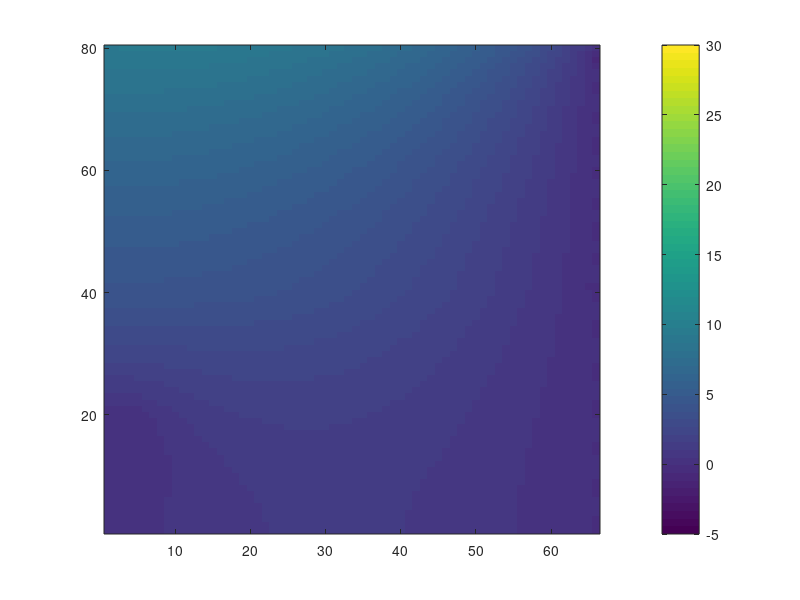

MATLAB code for this plot: (Note: this script raises an error after producing the figure.)
clear all
%   |\\\\\\\\\\\\\\\\\\\\\\\\\\\|  
%   |___________________________|   _
%   |                           |   |
%   |                           |   |      
%   |                           |   |      
%   |_____                      |   |  H
%   |     |                     |   |
%   |_____|                     |   |
%   |                           |   |
%   |___________________________|   _
%               L

%%
%setting parameters of materials
w = .033; %m
h = .04; %m
Dx = 0.0005;       %.5 mm cell width and height
k_c       = 385;     %thermal conductivity of copper wire   %%%%% engr toolbox
k_i       = 2;     %thermal conductivity of insulation
k_t       = 4;     %thermal conductivity of tile
k_air     = 0.024;

%400/.0002;
q_wire    = 400/0.000025 

%Bi %??? do we need this?

R = int16(h/Dx);
C = w/Dx;       
%%
% initialising the geometry

geom = zeros(R,C);
% model = zeros(R,C);

geom(1:end,1:end) = 1;

% model(5:10,1:2.5)  = 4;
% model(40:80,1:end) = 6;   

idx=find(geom==1);      %finds all the cells with 1's 
                        %(i.e. in the domain. should be all the cells in our case)
% figure(1);imagesc(geom)
% title('geometry')
% colorbar
% set(gca,'YDir','normal')

% figure(2);imagesc(model)
% title('geometry')
% colorbar
% set(gca,'YDir','normal')
%%
% Setting up Matricies
%A = sparse(length(idx),length(idx));
A = zeros(length(idx),length(idx));
Adum = zeros(R,C); % Dummy 2D matrix containing weighting at each 
% row and cell index. Used to assign weights to correct cells in A matrix
% when Adum is converted to a vector form it comprises one row of the A
% matrix.

b = Adum(idx); % initialise b as matrix of zeros corresponding to geometry of plate
% figure(2);imagesc(b)
% title('Dummy matrix')
% colorbar
% set(gca,'YDir','normal')

for iN = 1:length(idx)
    Adum = zeros(R,C);          % Dummy 2D matrix containing weighting at each cell
    Adum(idx(iN)) = 2;          % set current entry to a value of 2
    [iR, iC]=find(Adum==2);     % find locations of the entry identified on above row

%%%%%%%%%%%%%%%%%%_corners of model_%%%%%%%%%%%%%%%%%%%%

        if iR == 1 && iC == 1   % Bottom LH corner cell
            cas = 1;
            Adum(iR,iC:iC+1) = [-2 1];
            Adum(iR+1,iC)    = 1;
            
            type(iN) = 1;

        elseif iR == 80 && iC == 1      %top left of model - exposed to air 
            cas = 2;
            Adum(iR,iC:iC+1) = [-(2*k_t+k_air) k_t];
            %Adum(iR+1,iC) = k_air;
            Adum(iR-1,iC) = k_t;
        
            type(iN) = 2;
            
        elseif iR == 80 && iC == 66      %top right of model
            cas = 3;
            Adum(iR,iC-1:iC) = [k_t -(2*k_t+k_air)];
            %Adum(iR+1,iC) = k_air;
            Adum(iR-1,iC) = k_t;
           
            type(iN) = 3;
            
        elseif iR == 1 && iC == 66      %bottom right of model
            cas = 4;
            Adum(iR,iC-1:iC) = [1 -2];
            Adum(iR+1,iC)    = 1;
           
            type(iN) = 4;
%         
%%%%%%%%%%%%%%%%%%_where insulation meets tile_%%%%%%%%%%%%%%%%%%%%
%                      right and left side                        %
        
       

        elseif iR == 40 && iC == 66      %right side insulation meets tile
            cas = 6;
            Adum(iR,iC-1:iC) = [k_t -(2*k_t+k_i)];
            Adum(iR+1,iC)    = k_t;
            Adum(iR-1,iC)    = k_i;

            type(iN) = 5;
            
        elseif iR == 40 && iC == 1      %right side insulation meets tile
            cas = 6;
            Adum(iR,iC:iC+1) = [-(2*k_t+k_i) k_t];
            Adum(iR+1,iC)    = k_t;
            Adum(iR-1,iC)    = k_i;

            type(iN) = 24;   
            %MAKES BOTTOM HALF MORE YELLOW
        elseif iR == 40 && iC > 1 && iC < 66 %do range for bottom of tile
            cas = 24;
            Adum(iR,iC-1:iC+1) = [k_t -(3*k_t+k_i) k_t];
            Adum(iR+1,iC)    = k_t;
            Adum(iR-1,iC)    = k_i;

            type(iN) = 6;
            
%%%%%%%%%%%%%%%%%%_corners of wire _%%%%%%%%%%%%%%%%%%%%
 
        elseif iR == 10 && iC == 1      %bottom left of wire
            cas = 7;
            Adum(iR,iC:iC+1) = [-(2*k_c+k_i) k_c];
            Adum(iR+1,iC) = k_c;
            Adum(iR-1,iC) = k_i;
            b(iN) = -q_wire*Dx^2;   %done by inspection 

            type(iN) = 7;
            
        elseif iR == 20 && iC == 1      %top left of wire
            cas = 8;
            Adum(iR,iC:iC+1) = [-(2*k_c+k_i) k_c];
            Adum(iR+1,iC) = k_i;
            Adum(iR-1,iC) = k_c;
            b(iN) = -q_wire*Dx^2;  %done   
            type(iN) = 8;
        elseif iR == 10 && iC == 5      %bottom right corner of the wire
            cas = 9;
            Adum(iR,iC-1:iC+1) = [k_c -(2*k_c+2*k_i) k_i];
            Adum(iR+1,iC)    = k_c;
            Adum(iR-1,iC)    = k_i;
            b(iN) = -q_wire*Dx^2;  %done
            type(iN) = 9;
        elseif iR == 20 && iC == 5      %top right corner of the wire
            cas = 10;
            Adum(iR,iC-1:iC+1) = [k_c -(2*k_c+2*k_i) k_i];
            Adum(iR+1,iC)    = k_i;
            Adum(iR-1,iC)    = k_c;
            b(iN) = -q_wire*Dx^2;  %done
            
            type(iN) = 10;
%%%%%%%%%%%%%%%%%%_top and bottom of wire_%%%%%%%%%%%%%%%%%%%%
        
        elseif iR == 20 && iC < 6 %do range for top of copper
            cas = 11;
            Adum(iR,iC-1:iC+1) = [k_c -(3*k_c+k_i) k_c];
            Adum(iR+1,iC)    = k_i;
            Adum(iR-1,iC)    = k_c;
            b(iN) = -q_wire*Dx^2;  %done
            
            type(iN) = 11;
        
        elseif iR == 10 && iC < 6    %do range for bottom of copper
            cas = 12;
            Adum(iR,iC-1:iC+1) = [k_c -(3*k_c+k_i) k_c];
            Adum(iR+1,iC)    = k_c;
            Adum(iR-1,iC)    = k_i;
            b(iN) = -q_wire*Dx^2;  %done    
            
            type(iN) = 12;
%%%%%%%%%%%%%%%%%%_top of model_%%%%%%%%%%%%%%%%%%%%
       
    %RANGE PROBLEMS WITH LINE 170? %
        elseif iR == 80 && iC > 0   %do range for top of t exposed to air
            cas = 13;
            Adum(iR,iC-1:iC+1) = [k_t -(3*k_t+k_air) k_t];
            %Adum(iR+1,iC)    = k_air;
            Adum(iR-1,iC)    = k_t;
            b(iN) = -1; %%%%%%%%%%%%%%%%%%%%%%%%%%%%%%%%%%%%%%%%%%%%%%%%%%%%%%%%%%%%%%%%%%%%%%%%%%%%%%%%%%%%%%%%%
            
            type(iN) = 13;
            
%%%%%%%%%%%%%%%%%%_interior cells_%%%%%%%%%%%%%%%%%%%%
            
        elseif iR > 10 && iR < 20 && iC < 5 && iC > 1 %range for all interior wire cells 
            cas = 14;
            Adum(iR,iC-1:iC+1) = [1 -(4) 1];
            Adum(iR+1,iC)    = 1;
            Adum(iR-1,iC)    = 1;
            b(iN) = -q_wire*Dx^2/k_c;  %done
            
            type(iN) = 14;
        
        elseif  iR > 39 && iC > 1 && iC < 66 %range for all interior tile cells 
            cas = 16;
            Adum(iR,iC-1:iC+1) = [1 -(4) 1];
            Adum(iR+1,iC)    = 1;
            Adum(iR-1,iC)    = 1;
            
            type(iN) = 16;
% 
% %%%%%%%%%%%%%%%%%%_bottom of insulation_%%%%%%%%%%%%%%%%%%%%
            
    
    %%%%%%  breaks it ???????????  %%%%%%%%%%%%%%%%%%

    
        elseif iR < 2 && iC > 1 && iC < 66 %do range for all bottom of the insulation            
            cas = 17;
            Adum(iR,iC-1:iC+1)  = [k_i -(3*k_i) k_i];
            Adum(iR+1,iC)       = k_i;
            
            type(iN) = 17;
%%%%%%%%%%%%%%%%%%%%%_left walls_%%%%%%%%%%%%%%%%%%%%%%%

        elseif (iR > 1 && iR < 10 && iC < 2) | (iR > 20 && iR < 40 && iC < 2)  %do range for all left walls of insulation
            cas = 18;
            Adum(iR,iC:iC+1) = [-3 1];
            Adum(iR+1,iC)    = 1;
            Adum(iR-1,iC)    = 1;
            
            type(iN) = 18;

        elseif iR > 39 && iR < 80 && iC < 2%do range for all left walls of tile
            cas = 19;
            Adum(iR,iC:iC+1) = [-3 1];
            Adum(iR+1,iC)    = 1;
            Adum(iR-1,iC)    = 1;
            
            type(iN) = 19;
            
        elseif iR > 10 && iR < 20 && iC < 2%do range for all left walls of copper
            cas = 20;
            Adum(iR,iC:iC+1) = [-3 k_c];
            Adum(iR+1,iC)    = k_c;
            Adum(iR-1,iC)    = k_c;
            b(iN) = -q_wire*Dx^2;
            type(iN) = 20;
%%%%%%%%%%%%%%%%%%%%%_right walls_%%%%%%%%%%%%%%%%%%%%%%%
% 
        elseif iR > 1 && iR < 40 && iC > 65 %do range for all right walls of insulation
            cas = 21;
            Adum(iR,iC-1:iC) = [k_i -3];
            Adum(iR+1,iC)    = k_i;
            Adum(iR-1,iC)    = k_i;
            type(iN) = 21;

        elseif iR > 39 && iR < 80 && iC > 65%do range for all right walls of tile
            cas = 22;
            Adum(iR,iC-1:iC) = [k_t -3];
            Adum(iR+1,iC)    = k_t;
            Adum(iR-1,iC)    = k_t;
            type(iN) = 22;
            
        elseif iR < 20 && iR > 9 && iC == 5 %do range for all right walls of copper
            cas = 23;
            Adum(iR,iC-1:iC) = [k_c -3];
            Adum(iR+1,iC)    = k_c;
            Adum(iR-1,iC)    = k_c;
            b(iN) = -q_wire*Dx^2;
            type(iN) = 23;
        
            
        else%range for all interior insulation cells 
            
            cas = 15;
            Adum(iR,iC-1:iC+1) = [1 -(4) 1];
            Adum(iR+1,iC)    = 1;
            Adum(iR-1,iC)    = 1;
            type(iN) = 15;
        
        end
        %         figure(2);imagesc(Adum) % These commands can be helpful to debug.
%         set(gca,'YDir','normal')
        
        A(iN,:)=Adum(idx); % convert Adum to vector and place as row in A matrix
end

b = b(:);

tic
T = A\b; % solves system of equations. Produces temperature as a vector T
toc
Tall=zeros(R,C);
Tall(idx)= T; % reshape T vector to correspond to physical positions.


%% display result

% figure(2);imagesc(A)
% title('geometry')
% colorbar
% set(gca,'YDir','normal')
% 
% geo = reshape(type,iR,iC);
% figure(420)
% imagesc(geo)
% set(gca,'YDir','normal')


figure(3);imagesc(Tall, [-5 30]) % display result ,[5*floor(min(T(:))/5) 5*ceil(max(T(:))/5)]
set(gca,'YDir','normal')
c = colorbar;
c.Label.String = 'Temperature (?C)';
title('Temperature')
colormap hot

            
            
            
            
            
